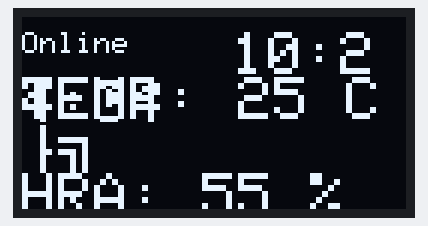
Simulated run of this sketch. Board: ESP32. Parts: 128×64 one-colour display. WiFi joins after 1.5 s; servers stay silent unless stated; the display library's start-up logo is not drawn; network time is answered at once with the bench clock; the local clock reads 2024-03-15 10:24:30 at power-on unless the sketch sets it; what the sketch prints to the serial monitor is not drawn.

Above: at 4.2 s.
At 8.3 s:
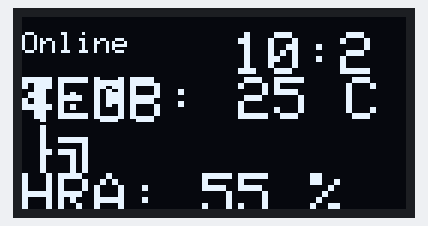
At 12.4 s:
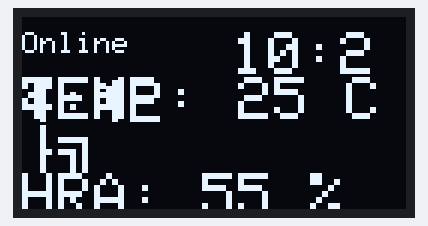
At 21.6 s:
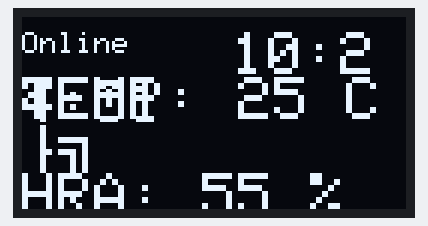
At 29.8 s:
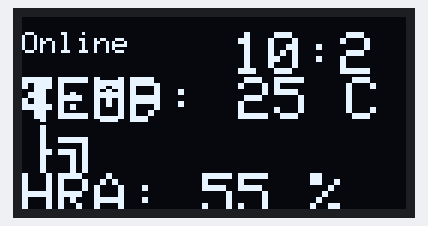
At 39.0 s:
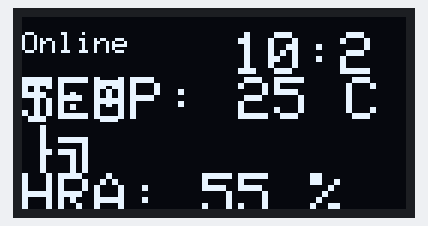

Measured:
- what the display in image 0 shows lasts 1.0 s, from 4.1 s to 5.1 s

The sketch:

Esp32HoraPelaSerialI2CDisplay.ino
```cpp
#include <Wire.h>
#include <Adafruit_GFX.h>
#include <Adafruit_SSD1306.h>
#include <WiFi.h>
#include <NTPClient.h>
#include <WiFiUdp.h>

#define SCREEN_WIDTH 128
#define SCREEN_HEIGHT 64

#define OLED_RESET -1
Adafruit_SSD1306 display(SCREEN_WIDTH, SCREEN_HEIGHT, &Wire, OLED_RESET);

const char *ssid = "Rede Casa";
const char *password = "gerlianexavier23";

WiFiUDP ntpUDP;
NTPClient timeClient(ntpUDP, "pool.ntp.org", -3 * 3600, 60000);

void setup() {
  Serial.begin(9600);

  WiFi.begin(ssid, password);
  while (WiFi.status() != WL_CONNECTED) {
    delay(1000);
    Serial.println("Connecting to WiFi...");
  }
  Serial.println("Connected to WiFi");

  timeClient.begin();

  if(!display.begin(SSD1306_SWITCHCAPVCC, 0x3C)) {
    Serial.println(F("SSD1306 allocation failed"));
    for(;;);
  }

  display.display();
  delay(2000);
  display.clearDisplay();
}

void loop() {
  timeClient.update();
  unsigned long epochTime = timeClient.getEpochTime();
  struct tm *timeinfo;
  timeinfo = localtime((const time_t *)&epochTime);

  display.clearDisplay();
  display.setTextSize(1);
  display.setTextColor(SSD1306_WHITE);
  display.setCursor(0, 5);
  display.println("Online");
  display.setTextSize(2);
  display.setCursor(70, 5);
  //localização exata para a hora no canto superior na direita
  display.print(timeinfo->tm_hour);
  display.print(':');
  display.print(timeinfo->tm_min);
  display.print(':');
  display.println(timeinfo->tm_sec);
  display.setTextSize(2);
  display.setTextColor(SSD1306_WHITE);
  display.setCursor(0, 20);
  display.println("TEMP: 25 Cº");
  display.println("HRA: 55 %");

  display.display();
  delay(1000);
}
```
